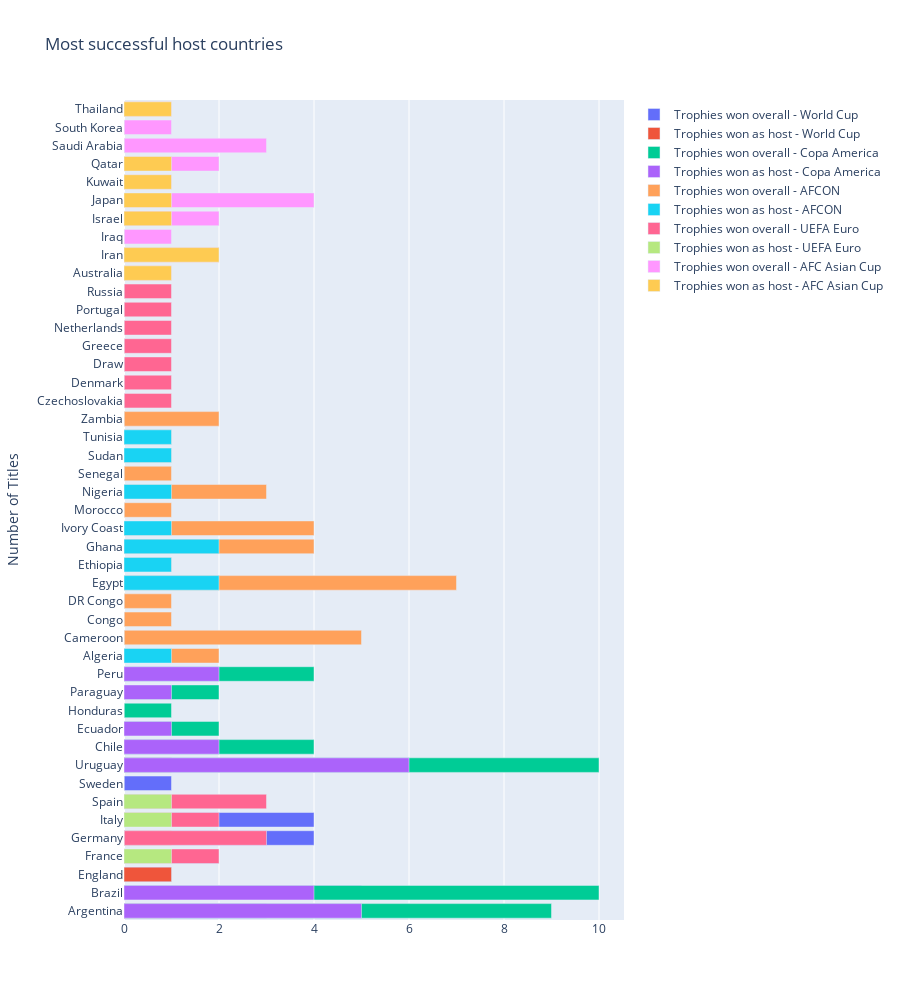

Notebook code for this chart:
### Code cell
import plotly.graph_objs as go
import plotly.offline as pyo

# Create a single plot with horizontal bar subplots
fig_host_trophies = go.Figure()

# Add horizontal bar plots to the single plot
fig_host_trophies.add_trace(go.Bar(y=world_cup_champions_df['Winner'], x=world_cup_champions_df['Trophies won overall'], orientation='h', name='Trophies won overall - World Cup'))
fig_host_trophies.add_trace(go.Bar(y=world_cup_champions_df['Winner'], x=world_cup_champions_df['Trophies won as host'], orientation='h', name='Trophies won as host - World Cup'))
fig_host_trophies.add_trace(go.Bar(y=copa_america_champions_df['Winner'], x=copa_america_champions_df['Trophies won overall'], orientation='h', name='Trophies won overall - Copa America'))
fig_host_trophies.add_trace(go.Bar(y=copa_america_champions_df['Winner'], x=copa_america_champions_df['Trophies won as host'], orientation='h', name='Trophies won as host - Copa America'))
fig_host_trophies.add_trace(go.Bar(y=afcon_champions_df['Winner'], x=afcon_champions_df['Trophies won overall'], orientation='h', name='Trophies won overall - AFCON'))
fig_host_trophies.add_trace(go.Bar(y=afcon_champions_df['Winner'], x=afcon_champions_df['Trophies won as host'], orientation='h', name='Trophies won as host - AFCON'))
fig_host_trophies.add_trace(go.Bar(y=euros_champions_df['Winner'], x=euros_champions_df['Trophies won overall'], orientation='h', name='Trophies won overall - UEFA Euro'))
fig_host_trophies.add_trace(go.Bar(y=euros_champions_df['Winner'], x=euros_champions_df['Trophies won as host'], orientation='h', name='Trophies won as host - UEFA Euro'))
fig_host_trophies.add_trace(go.Bar(y=asian_cup_champions_df['Winner'], x=asian_cup_champions_df['Trophies won overall'], orientation='h', name='Trophies won overall - AFC Asian Cup'))
fig_host_trophies.add_trace(go.Bar(y=asian_cup_champions_df['Winner'], x=asian_cup_champions_df['Trophies won as host'], orientation='h', name='Trophies won as host - AFC Asian Cup'))

# Update layout settings
fig_host_trophies.update_layout(title='Most successful host countries', barmode='overlay', yaxis_title='Number of Titles')

# Set a taller height for the plot
fig_host_trophies.update_layout(height=1000)

# Show the plot
pyo.iplot(fig_host_trophies)

### Figure 1 — Plotly figure (JSON) as saved in the notebook; plotly's stock layout.template omitted (floating-point values rounded to 4 significant figures)
{"data": [{"name": "Trophies won overall - World Cup", "orientation": "h", "type": "bar", "x": [3, 5, 1, 2, 4, 4, 1, 1, 1], "y": ["Argentina", "Brazil", "England", "France", "Germany", "Italy", "Spain", "Sweden", "Uruguay"]}, {"name": "Trophies won as host - World Cup", "orientation": "h", "type": "bar", "x": [1, 0, 1, 1, 1, 1, 0, 0, 1], "y": ["Argentina", "Brazil", "England", "France", "Germany", "Italy", "Spain", "Sweden", "Uruguay"]}, {"name": "Trophies won overall - Copa America", "orientation": "h", "type": "bar", "x": [9, 10, 4, 2, 1, 2, 4, 10], "y": ["Argentina", "Brazil", "Chile", "Ecuador", "Honduras", "Paraguay", "Peru", "Uruguay"]}, {"name": "Trophies won as host - Copa America", "orientation": "h", "type": "bar", "x": [5, 4, 2, 1, 0, 1, 2, 6], "y": ["Argentina", "Brazil", "Chile", "Ecuador", "Honduras", "Paraguay", "Peru", "Uruguay"]}, {"name": "Trophies won overall - AFCON", "orientation": "h", "type": "bar", "x": [2, 5, 1, 1, 7, 1, 4, 4, 1, 3, 1, 1, 1, 2], "y": ["Algeria", "Cameroon", "Congo", "DR Congo", "Egypt", "Ethiopia", "Ghana", "Ivory Coast", "Morocco", "Nigeria", "Senegal", "Sudan", "Tunisia", "Zambia"]}, {"name": "Trophies won as host - AFCON", "orientation": "h", "type": "bar", "x": [1, 0, 0, 0, 2, 1, 2, 1, 0, 1, 0, 1, 1, 0], "y": ["Algeria", "Cameroon", "Congo", "DR Congo", "Egypt", "Ethiopia", "Ghana", "Ivory Coast", "Morocco", "Nigeria", "Senegal", "Sudan", "Tunisia", "Zambia"]}, {"name": "Trophies won overall - UEFA Euro", "orientation": "h", "type": "bar", "x": [1, 1, 1, 2, 3, 1, 2, 1, 1, 1, 3], "y": ["Czechoslovakia", "Denmark", "Draw", "France", "Germany", "Greece", "Italy", "Netherlands", "Portugal", "Russia", "Spain"]}, {"name": "Trophies won as host - UEFA Euro", "orientation": "h", "type": "bar", "x": [0, 0, 0, 1, 0, 0, 1, 0, 0, 0, 1], "y": ["Czechoslovakia", "Denmark", "Draw", "France", "Germany", "Greece", "Italy", "Netherlands", "Portugal", "Russia", "Spain"]}, {"name": "Trophies won overall - AFC Asian Cup", "orientation": "h", "type": "bar", "x": [1, 2, 1, 2, 4, 1, 2, 3, 1, 1], "y": ["Australia", "Iran", "Iraq", "Israel", "Japan", "Kuwait", "Qatar", "Saudi Arabia", "South Korea", "Thailand"]}, {"name": "Trophies won as host - AFC Asian Cup", "orientation": "h", "type": "bar", "x": [1, 2, 0, 1, 1, 1, 1, 0, 0, 1], "y": ["Australia", "Iran", "Iraq", "Israel", "Japan", "Kuwait", "Qatar", "Saudi Arabia", "South Korea", "Thailand"]}], "layout": {"barmode": "overlay", "height": 1000, "title": {"text": "Most successful host countries"}, "yaxis": {"title": {"text": "Number of Titles"}}}}
